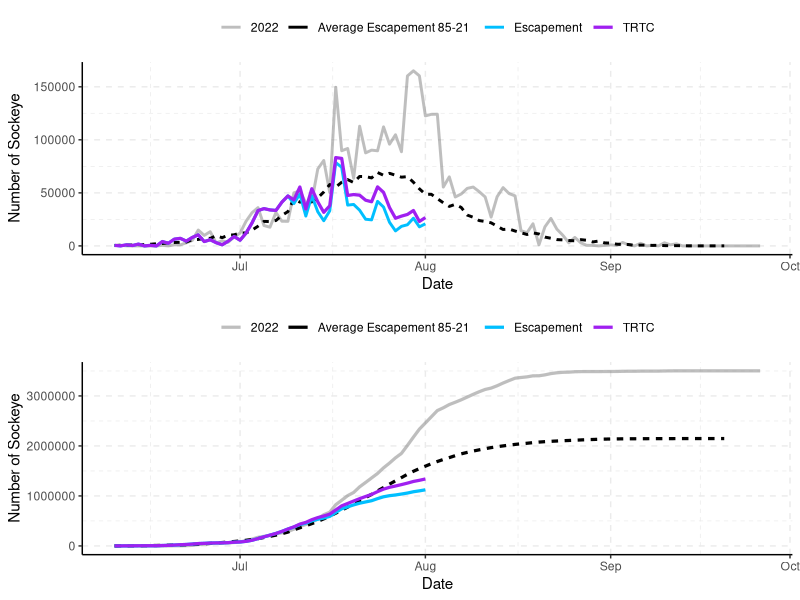
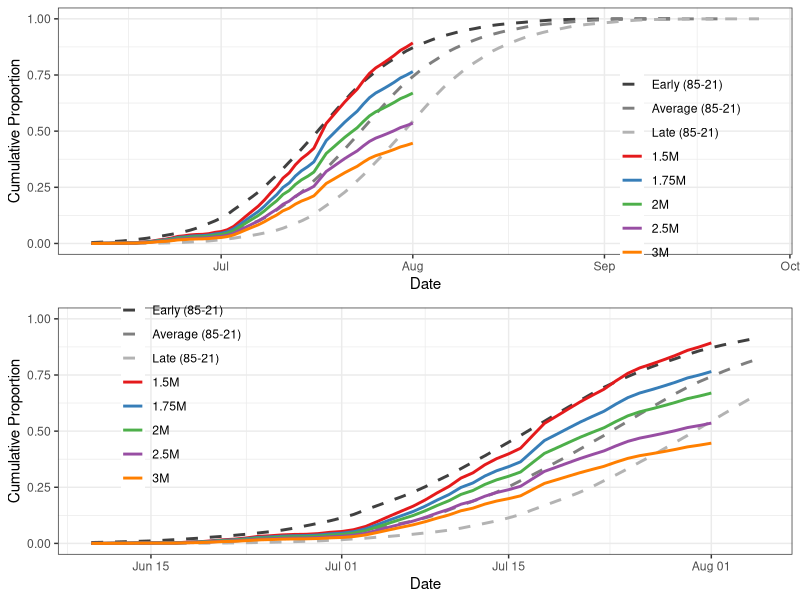
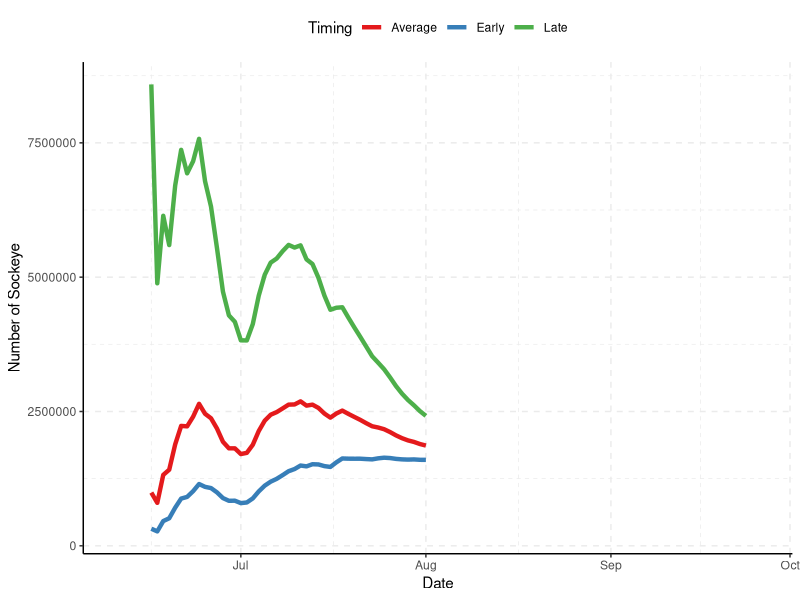
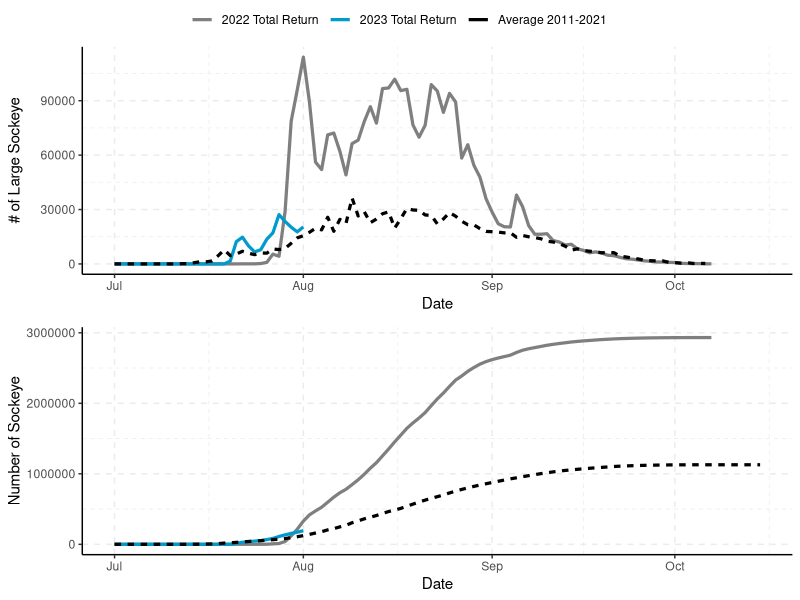
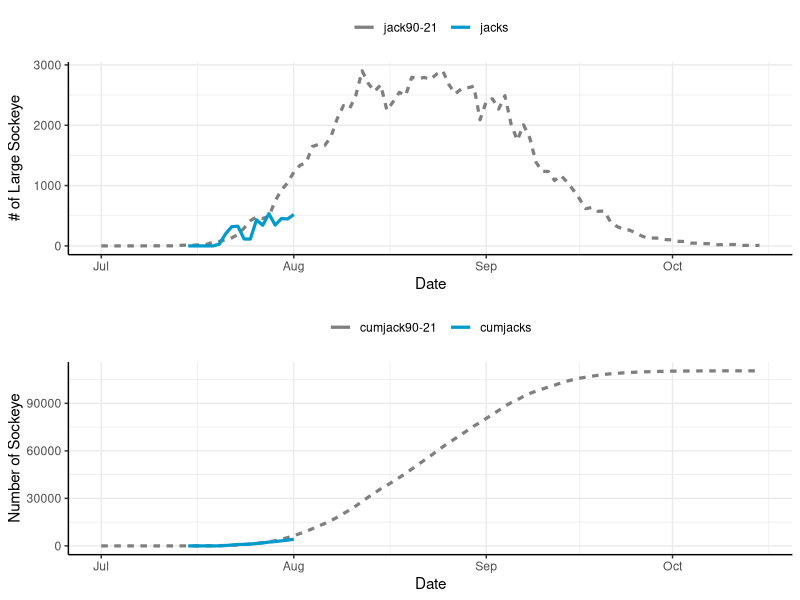
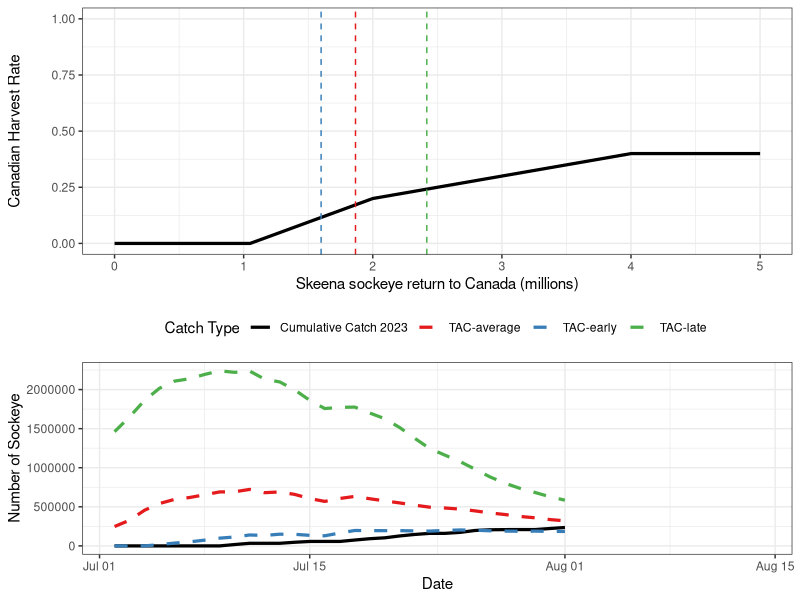
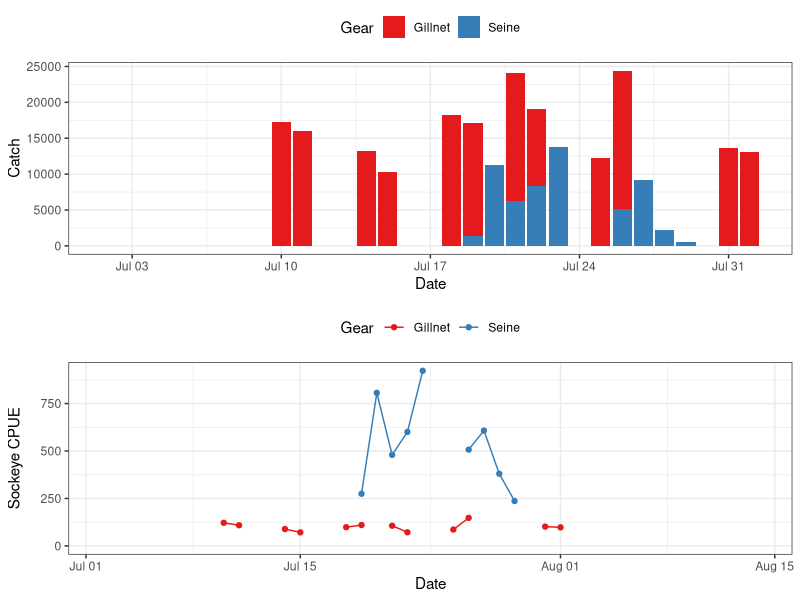
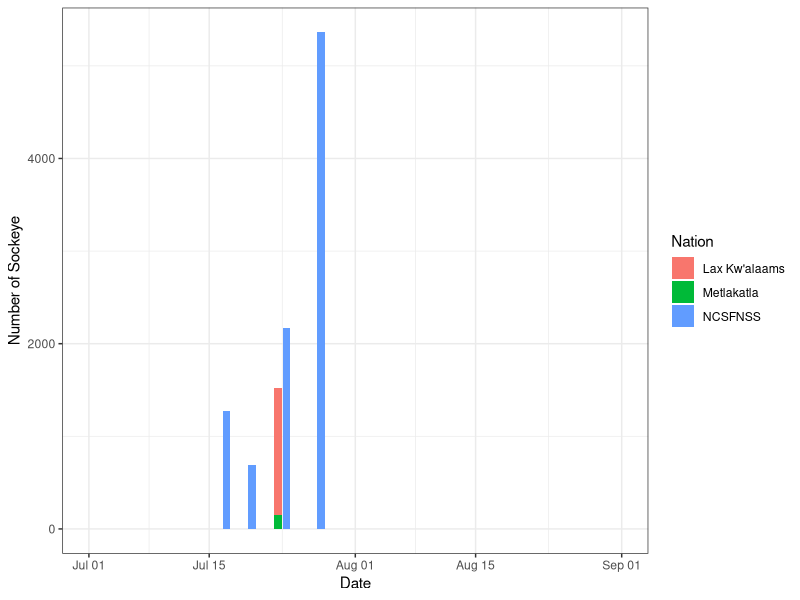

Generate these figures, in order, with R:
## ---- chunk 1
knitr::opts_chunk$set(warning = FALSE, message = FALSE,echo=FALSE) 

## ---- chunk 2
library(tidyverse)
library(data.table)
library(readxl)
library(knitr)
library(ggpubr)
library(kableExtra)

options(scipen=10000)
## ---- chunk 3
data<-read_excel("data/tyee and catch and fence in-season updates 2023.xlsx",sheet="Tyee")
data$Date<-as.Date(data$Date)
## ---- chunk 4
tyee.day<-as.Date("2023-08-01")
tyee.date<-"August 1"
fence.day<-as.Date("2023-08-01")
fence.date<-"August 1"
## ---- chunk 5
i<-match(tyee.day,data$Date)

average<-data$average[i]

e<-data$cumtyee[i]
t<-data$cumtrtc[i]
c<-data$cumcatch[i]

avgper<-round(data$Runtiming[i],3)*100
earlyper<-round(data$Runtiming[i+7],3)*100
lateper<-round(data$Runtiming[i-7],3)*100

#stat2<-data.frame(`Cumulative to Date`=c("Escapement Past Tyee","TRTC (Escapement+Catch)","Catch (preliminary"),`Number of Sockeye`=c(e,t,c))
#kable(stat2,caption=paste0("Cumulative escapement, TRTC, and catch to ",todate,"."))

stat3<-data.frame(`Cumulative to Date`=c("Escapement Past Tyee","TRTC (Escapement+Catch)","Catch (preliminary)"),`Number of Sockeye`=c(e,t,c),
                  `Run Timing`=c("Average","One week early","One week late"),`Percent Through`=c(avgper,earlyper,lateper))

kable(stat3,caption=paste0("Cumulative escapement, TRTC, and catch to ",tyee.date,"."))

## ---- chunk 6
escandtrtcdaily<-data%>%select(Date,Escapement=esctyee,TRTC=dailytrtc,`Average Escapement 85-21`=`ave85-21`,"2022"=esc22)%>%
  pivot_longer(2:5,values_to="Number of Sockeye",names_to="Type")%>%
  mutate(lt=case_when(Type=="Escapement"|Type=="TRTC"~"2023",
                      Type=="Average Escapement 85-21"~"Average",
                      Type=="2022"~"2023"))

t1<-ggplot(escandtrtcdaily,aes(x=Date,y=`Number of Sockeye`,color=Type,linetype=lt,size=Type,alpha=Type))+
  geom_line()+
  scale_size_manual(values=c(1,1,1,1.1))+
  scale_alpha_manual(values=c(.5,1,1,1))+
  scale_color_manual(values=c("grey50","black","deepskyblue1","purple"))+
  theme_classic()+
  grids(linetype = "dashed")+
  theme(legend.title = element_blank(),legend.position = "top")+
  guides(linetype="none")

escandtrtccum<-data%>%select(Date,Escapement=cumtyee,TRTC=cumtrtc,`Average Escapement 85-21`=`cum85-21`,"2022"=cum22)%>%
  pivot_longer(2:5,values_to="Number of Sockeye",names_to="Type")%>%
  mutate(lt=case_when(Type=="Escapement"|Type=="TRTC"~"2023",
                      Type=="Average Escapement 85-21"~"Average",
                      Type=="2022"~"2023"))

t2<-ggplot(escandtrtccum,aes(x=Date,y=`Number of Sockeye`,color=Type,linetype=lt,alpha=Type))+
  geom_line(size=1.1)+
  scale_size_manual(values=c(1,1,1,1.1))+
  scale_alpha_manual(values=c(.5,1,1,1))+
  scale_color_manual(values=c("grey50","black","deepskyblue1","purple"))+
  theme_classic()+
  grids(linetype = "dashed")+
  theme(legend.title = element_blank(),legend.position = "top")+
  guides(linetype="none")
## ---- chunk 7

ggarrange(t1,t2,align="v",ncol=1)

## ---- chunk 8
i<-match(tyee.day,data$Date)

early<-data$early[i]
average<-data$average[i]
late<-data$late[i]

pcum<-data%>%select(Date,cumtrtc,"Average (85-21)"=`pcum85-21`)%>%
  mutate(`1.5M`=cumtrtc/1500000,
         `1.75M`=cumtrtc/1750000,
         `2M`=cumtrtc/2000000,
         `2.5M`=cumtrtc/2500000,
         `3M`=cumtrtc/3000000,
         "Early (85-21)"=lead(`Average (85-21)`,7),
         "Late (85-21)"=lag(`Average (85-21)`,7))%>%
  select(-cumtrtc)%>%
  pivot_longer(2:9,names_to="Type",values_to="cp")%>%
  mutate(Type=factor(Type,levels=c("Early (85-21)","Average (85-21)", "Late (85-21)"
                                   ,"1.5M","1.75M","2M","2.5M","3M")))

cols<-RColorBrewer::brewer.pal(5, "Set1")

g1<-ggplot(pcum,aes(x=Date,y=cp,color=Type,linetype=Type))+
  geom_line(size=1)+
  scale_colour_manual(values=c("grey25","grey50","grey70",cols))+
  scale_linetype_manual(values=c("dashed","dashed","dashed","solid","solid","solid","solid","solid"))+
  theme_bw()+
  labs(y="Cumulative Proportion")+
  theme(legend.title=element_blank(),legend.position=c(.85,.35),legend.background = element_blank())

g2<-ggplot(pcum,aes(x=Date,y=cp,color=Type,linetype=Type))+
  geom_line(size=1)+
  scale_colour_manual(values=c("grey25","grey50","grey70",cols))+
  scale_linetype_manual(values=c("dashed","dashed","dashed","solid","solid","solid","solid","solid"))+
  theme_bw()+
  labs(y="Cumulative Proportion")+
  theme(legend.title=element_blank(),legend.position=c(.17,.65),legend.background = element_blank())+
  ylim(0,1)+
  xlim(as.Date("2023-06-10"),as.Date("2023-08-05"))

ggarrange(g1,g2,align="v",ncol=1)

## ---- chunk 9

i<-match(tyee.day,data$Date)

early<-round(data$early[i],0)
average<-round(data$average[i],0)
late<-round(data$late[i],0)

stat1<-data.frame(`Run-Timing`=c("Early","Average","Late"),`Forecasted Final Run Size`=c(early,average,late))

kable(stat1,caption="Forecasted sockeye final TRTC based on early, average and late run-timing.")

## ---- chunk 10
tyeemodel<-data%>%select(Date,Early=early,Average=average,Late=late)%>%
  pivot_longer(2:4,values_to="Number of Sockeye",names_to="Timing")

ggplot(tyeemodel,aes(x=Date,y=`Number of Sockeye`,color=Timing))+
  geom_line(size=1.5)+
  scale_color_brewer(palette="Set1")+
  theme_classic()+
  grids(linetype = "dashed")+
  theme(legend.position = "top")
## ---- chunk 11
fence<-read_excel("data/tyee and catch and fence in-season updates 2023.xlsx",sheet="Babine")
fence$Date<-as.Date(fence$Date)
## ---- chunk 12
i<-match(fence.day,fence$Date)

totalrun<-fence$cumrun[i]
cumjacks<-fence$cumjacks[i]

stat2<-data.frame(`Babine Fence`=c("Large Sockeye","Jacks"),`Total Run`=c(totalrun,cumjacks))

kable(stat2,caption=paste0("Cumulative large sockeye and jacks to Babine River fence to ",fence.date,".")) %>% kable_styling(latex_options = "HOLD_position")

## ---- chunk 13
  
fencedaily<-fence%>%select(Date,`2023 Total Return`=totalrun,`2022 Total Return`=dailyTR.2022,`Average 2011-2021`=`avg11-21`)%>%
  pivot_longer(2:4,values_to="Number of Sockeye",names_to="Type")%>%
  mutate(lt=case_when(Type=="2022 Total Return"|Type=="2023 Total Return"~"Annual",
                      Type=="Average 2011-2021"~"Average"))

b1<-ggplot(fencedaily,aes(x=Date,y=`Number of Sockeye`,color=Type,linetype=lt))+
  geom_line(size=1.1)+
  scale_color_manual(values=c("grey50","deepskyblue3","black"))+
  theme_classic()+
  grids(linetype = "dashed")+
  theme(legend.title = element_blank(),legend.position = "top")+
  guides(linetype="none")+
  labs(y="# of Large Sockeye")

fencecum<-fence%>%select(Date,`2023 Total Return`=cumrun,`Average 2011-2021`=`cumavg11-21`,`2022 Total Return`=cumTR.2022)%>%
  pivot_longer(2:4,values_to="Number of Sockeye",names_to="Type")%>%
  mutate(lt=case_when(Type=="2022 Total Return"|Type=="2023 Total Return"~"Annual",
                      Type=="Average 2011-2021"~"Average"))

b2<-ggplot(fencecum,aes(x=Date,y=`Number of Sockeye`,color=Type,linetype=lt))+
  geom_line(size=1.1)+
  scale_color_manual(values=c("grey50","deepskyblue3","black"))+
  theme_classic()+
  grids(linetype = "dashed")+
  theme(legend.title = element_blank(),legend.position = "top")+
  guides(linetype="none")

## ---- chunk 14

ggarrange(b1,b2,ncol=1,align="v",common.legend = TRUE)

## ---- chunk 15
fencejacks<-fence%>%select(Date,jacks=dailytotaljacks,`jack90-21`)%>%
  pivot_longer(2:3,values_to="Number of Sockeye",names_to="Type")%>%
  mutate(lt=case_when(Type=="jacks"~"Annual",
                      Type=="jack90-21"~"Average"))

j1<-ggplot(fencejacks,aes(x=Date,y=`Number of Sockeye`,color=Type,linetype=lt))+
  geom_line(size=1.1)+
  scale_color_manual(values=c("grey50","deepskyblue3","black"))+
  theme_classic()+grids()+
  theme(legend.title = element_blank(),legend.position = "top")+
  guides(linetype="none")+
  labs(y="# of Large Sockeye")

jackscum<-fence%>%select(Date,cumjacks,`cumjack90-21`)%>%
  pivot_longer(2:3,values_to="Number of Sockeye",names_to="Type")%>%
  mutate(lt=case_when(Type=="cumjacks"~"Annual",
                      Type=="cumjack90-21"~"Average"))

j2<-ggplot(jackscum,aes(x=Date,y=`Number of Sockeye`,color=Type,linetype=lt))+
  geom_line(size=1.1)+
  scale_color_manual(values=c("grey50","deepskyblue3","black"))+
  theme_classic()+grids()+
  theme(legend.title = element_blank(),legend.position = "top")+
  guides(linetype="none")

## ---- chunk 16

ggarrange(j1,j2,align="v",ncol=1)

## ---- chunk 17

hcr<-data.frame(TRTC=c(0,1050000,2000000,4000000,5000000),
                HR=c(0,0,.2,.4,.4))

p1<-ggplot(hcr,aes(x=TRTC/10^6,y=HR))+
  geom_line(size=1.1)+
  geom_vline(xintercept=average/10^6,linetype="dashed",col="#E41A1C")+
  geom_vline(xintercept=late/10^6,linetype="dashed",col="#4DAF4A")+
  geom_vline(xintercept=early/10^6,linetype="dashed",col="#377EB8")+
  theme_bw()+
  ylim(0,1)+
  labs(y="Canadian Harvest Rate",x="Skeena sockeye return to Canada (millions)")

data<-data%>%rowwise()%>%mutate("TAC-average"=case_when(average<1050000~0,
                          average>=1050000&average<2000000~((average-1050000)/(2000000-1050000)*(.2-.0)+0)*average,
                          average>=2000000&average<4000000~((average-2000000)/(4000000-2000000)*(.4-.2)+.2)*average,
                          average>=4000000~.4*average),
                          "TAC-late"=case_when(late<1050000~0,
                          late>=1050000&late<2000000~((late-1050000)/(2000000-1050000)*(.2-.0)+0)*late,
                          late>=2000000&late<4000000~((late-2000000)/(4000000-2000000)*(.4-.2)+.2)*late,
                          late>=4000000~.4*late),
                          "TAC-early"=case_when(early<1050000~0,
                          early>=1050000&early<2000000~((early-1050000)/(2000000-1050000)*(.2-.0)+0)*early,
                          early>=2000000&early<4000000~((early-2000000)/(4000000-2000000)*(.4-.2)+.2)*early,
                          early>=4000000~.4*early))

ggcatch<-data%>%select(Date,`Cumulative Catch 2023`=cumcatch,
                       `TAC-average`,`TAC-early`,`TAC-late`)%>%
  pivot_longer(2:5,names_to="Catch Type",values_to="Catch")%>%
  filter(Date>"2023-07-01"&Date<"2023-08-15")


p2<-ggplot(ggcatch,aes(x=Date,y=Catch,color=`Catch Type`,size=`Catch Type`,linetype=`Catch Type`))+
  geom_line(size=1.1)+
  scale_color_manual(values=c("black","#E41A1C","#377EB8","#4DAF4A"))+
  scale_size_manual(values=c(2,1,1,1))+
  scale_linetype_manual(values=c("solid","dashed","dashed","dashed"))+
  theme_bw()+
  labs(y="Number of Sockeye")+
  theme(legend.position="top")

catch<-data%>%select(Date,Gillnet=gncatch,Seine=sncatch)%>%
  pivot_longer(2:3,names_to="Gear",values_to="Catch")%>%
    filter(Date>"2023-07-01"&Date<"2023-08-15")

p3<-ggplot(catch,aes(x=Date,y=Catch,fill=Gear))+
  geom_col()+
  scale_fill_brewer(palette="Set1")+
  theme_bw()+
  theme(legend.position="top")

cpue<-data%>%select(Date,gncatch,sncatch,gneffort,sneffort)%>%
  mutate(Gillnet=gncatch/gneffort,Seine=sncatch/sneffort)%>%
  select(Date,Gillnet,Seine)%>%
  pivot_longer(2:3,names_to="Gear",values_to="CPUE")%>%
  filter(Date>"2023-07-01"&Date<"2023-08-15")

p4<-ggplot(cpue,aes(x=Date,y=CPUE,color=Gear))+
  geom_line()+geom_point()+
  scale_color_brewer(palette="Set1")+
  theme_bw()+
  theme(legend.position = "top")+
  labs(y="Sockeye CPUE")+
  expand_limits(y=0)

## ---- chunk 18

ggarrange(p1,p2,ncol=1,align="v")

## ---- chunk 19
ggarrange(p3,p4,ncol=1,align="v")
## ---- chunk 20

demo.data<-read_excel("data/tyee and catch and fence in-season updates 2023.xlsx",sheet="demo catches")
demo.data$date<-as.Date(demo.data$date)

demo.totals<-demo.data%>%group_by(Nation=nation)%>%summarise("Total Demo Sockeye Catch"=sum(pieces))

total.demo.catch=sum(demo.totals$`Total Demo Sockeye Catch`)

total.row<-tibble(Nation="Total","Total Demo Sockeye Catch"=total.demo.catch)

demo.table<-rbind(demo.totals,total.row)

kable(demo.table,caption="Total Area 4 First Nations demo catches of sockeye.")%>%
  row_spec(3,hline_after=T) %>% kable_styling(latex_options = "HOLD_position")

ggplot(demo.data,aes(x=date,y=pieces,fill=nation))+
  geom_col()+
  labs(y="Number of Sockeye",x="Date",fill="Nation")+
  theme_bw()+
  xlim(c(as.Date("2023-07-01"),as.Date("2023-09-01")))




## ---- chunk 21
othercatch<-read_excel("data/tyee and catch and fence in-season updates 2023.xlsx",sheet="gncatch")

#oc2<-othercatch%>%pivot_longer(4:10,names_to="Species",values_to="Catch")%>%
#  mutate(cpue=Catch/effort)%>%
#  filter(Date>as.Date("2023-07-05")&Date<as.Date("2023-08-10"))%>%
#  mutate(type=ifelse(Species%in%c("Chinook (Released)","Chum (Released)","Steelhead (Released)","Coho (Released)"),"Released","Kept"))%>%
#  mutate(sp=case_when(Species=="Chinook (Released)"~"Chinook",
#                      Species=="Coho (Released)"~"Coho",
#                      Species=="Pink (Kept)"~"Pink Kept",
#                      Species=="Pink (Released)"~"Pink Rel",
#                      Species=="Chum (Released)"~"Chum",
#                      Species=="Steelhead (Released)"~"Steelhead",
#                      Species=="Sockeye (Kept)"~"Sockeye"))

oc2<-othercatch%>%pivot_longer(4:10,names_to="Species",values_to="Catch")%>%
  mutate(cpue=Catch/effort)%>%
  filter(Date>as.Date("2023-07-05")&Date<as.Date("2023-08-10"))%>%
  mutate(type=ifelse(Species%in%c("Chinook (Released)","Chum (Released)","Steelhead (Released)","Coho (Released)"),"Released","Kept"))%>%
  mutate(sp=case_when(Species=="Chinook (Released)"~"Chinook",
                      Species=="Coho (Released)"~"Coho",
                      Species=="Pink (Kept)"~"Pink",
                      Species=="Pink (Released)"~"Pink",
                      Species=="Chum (Released)"~"Chum",
                      Species=="Steelhead (Released)"~"Steelhead",
                      Species=="Sockeye (Kept)"~"Sockeye"),
         dis=case_when(Species=="Chinook (Released)"~"Released",
                      Species=="Coho (Released)"~"Released",
                      Species=="Pink (Kept)"~"Kept",
                      Species=="Pink (Released)"~"Released",
                      Species=="Chum (Released)"~"Released",
                      Species=="Steelhead (Released)"~"Released",
                      Species=="Sockeye (Kept)"~"Kept"))

#ggplot(oc2,aes(x=Date,y=Catch,color=gear))+
#  geom_line()+geom_point()+
#  theme_classic()+
#  grids()+
#  facet_wrap(~Species,ncol=2,scales="free_y")+
#  theme(legend.position="top")+
#  expand_limits(y=0)

ggplot(oc2,aes(x=Date,y=Catch,color=gear))+
  geom_line()+geom_point()+
  theme_bw()+
  grids()+
  #facet_wrap(~Species,ncol=2,scales="free_y")+
  facet_grid(sp~dis,scales="free_y")+
  theme(legend.position="top")+
  expand_limits(y=0)

## ---- chunk 22
gncpue<-oc2%>%filter(gear=="gillnet")

ggplot(gncpue,aes(x=Date,y=cpue))+
  geom_line()+geom_point()+
  theme_bw()+
  grids()+
  #facet_wrap(~Species,ncol=2,scales="free_y")+
  facet_grid(sp~dis,scales="free_y")+
  theme(legend.position="top")
## ---- chunk 23
sncpue<-oc2%>%filter(gear=="seine")

ggplot(sncpue,aes(x=Date,y=cpue))+
  geom_line()+geom_point()+
  theme_bw()+
  grids()+
  #facet_wrap(~Species,ncol=2,scales="free_y")+
  facet_grid(sp~dis,scales="free_y")+
  theme(legend.position="top")
## ---- chunk 24

oc.total<-oc2%>%group_by(gear,Species=sp,dis)%>%summarise(total=sum(Catch,na.rm=TRUE))

oc.table<-oc.total%>%pivot_wider(names_from=c("gear","dis"),values_from="total")%>%replace(is.na(.),0)

kable(oc.table,caption=paste0("Total catch of coho, chum, chinook, pink and steelhead in the commercial gillent and seine fisheries to ",tyee.date,"."))

ggplot(oc.total,aes(x=Species,y=total,fill=gear))+
  geom_col()+
  scale_color_brewer(palette="Set1")+
  #geom_text(aes(label=total),vjust=-.3,color="black")+
  facet_wrap(~dis,ncol=1,scales="free_y")+
  theme_bw()+
  labs(y="Total Catch",x="Species")+
  scale_y_continuous(expand=c(.1,0))+
  theme(strip.background = element_blank())

## ---- chunk 25

rt<-read_excel("data/rt karl.xlsx",sheet="Sheet1")

n=10000

rtm<-data.frame()

for (i in 1:nrow(rt)){
  u<-rt$MeanJulian[i]
  sd<-rt$SD[i]
  
  g<-data.frame(stock=rt$Stock[i],dev=rnorm(n,rt$MeanJulian[i],rt$SD[i]))
  rtm<-rbind(rtm,g)
  
}

#as.numeric(format(as.Date("2022-08-07"), "%j"))

days<-format(seq(as.Date("2022-06-01"),as.Date("2022-09-15"),10),"%b-%d")

rtm2<-rtm%>%filter(dev>=152&dev<=258)%>%group_by(stock)%>%mutate(u=mean(dev))

## ---- chunk 26

ggplot(rtm2,aes(x=dev,y=reorder(stock,dev,FUN=median),fill=stock))+
  geom_boxplot()+
  theme_classic()+grids()+
  scale_y_discrete(limits=rev)+
  guides(fill="none")+
  labs(y="Stock",x="Date",title="Stock run-timing at Tyee based on 2000-2014 GSI",subtitle="NBRR data provided by Karl English July 2022")+
 scale_x_continuous(breaks=seq(152,258,10),labels=days)+
  theme(axis.text.x = element_text(angle=90))

## ---- chunk 27
ggplot(rtm2,aes(x=dev))+
  geom_histogram(aes(fill=stock),binwidth = 5,alpha=.3)+
  facet_grid(reorder(stock,dev,FUN=median)~.,scales="free_y",switch="y")+
  theme_classic()+grids()+
  theme(strip.text.y.left = element_text(angle=0,size=8),
        strip.placement="outside",
        axis.text.y=element_blank(),
        axis.ticks.y=element_blank(),
        strip.background = element_blank(),
        axis.text.x = element_text(angle=90))+
  labs(y="Stock",x="Date",title="Stock run-timing at Tyee based on 2000-2014 GSI",subtitle="NBRR data provided by Karl English July 2022")+
  geom_vline(aes(xintercept=u,color=stock), size=1,alpha=.5)+
  scale_x_continuous(breaks=seq(152,258,10),labels=days)+
  guides(fill="none",color="none")+
  annotate("rect", xmin = 196, xmax = 219, ymin = 0, ymax = Inf,alpha = .2)
  
## ---- chunk 28
ggplot(rtm2,aes(x=dev),color=stock)+
  geom_density(aes(fill=stock),alpha=.3)+
  #scale_fill_brewer(palette="Set1")+
  facet_wrap(~reorder(stock,dev,FUN=median),scales="free_y",ncol=1,strip.position="left")+
  theme_classic()+grids()+
   theme(strip.text.y.left = element_text(angle=0,size=8),
        strip.placement="outside",
        axis.text.y=element_blank(),
        axis.ticks.y=element_blank(),
        axis.ticks.x=element_blank(),
        strip.background = element_blank(),
        axis.text.x = element_text(angle=90),
        plot.caption.position="plot",
        plot.caption=element_text(hjust=.5))+
  geom_vline(aes(xintercept=u,color=stock), size=1,alpha=.5)+
  labs(y="Stock",x="Date",caption="Stock run-timing at Tyee based on average run-timing (2000-2014) plus 3 weeks.\nVertical lines show the mean for each stock, with the 2022 harvest window\nshown by the grey shaded box.\nData from Karl English from NBRR update provided July 2022.")+
  scale_x_continuous(breaks=seq(152,258,10),labels=days)+
  guides(fill="none",color="none")+
   annotate("rect", xmin = 196, xmax = 219, ymin = 0, ymax = Inf,alpha = .2)

#ggsave("Tyee stock run timing.png",dpi=600,height=8,width=7)
## ---- chunk 29
babrt<-rtm%>%filter(stock%in%c("Babine W Early","Babine W Middle","Babine W Late","Babine Pinkut","Babine Fulton"))%>%
  mutate(fencert=dev+21)

days<-format(seq(as.Date("2022-07-01"),as.Date("2022-10-07"),7),"%b-%d")
as.numeric(format(as.Date("2022-10-07"), "%j"))

babrt2<-babrt%>%filter(fencert>=182&fencert<=280)%>%group_by(stock)%>%mutate(med=mean(fencert))

babmed<-babrt%>%group_by(stock)%>%summarise(u=mean(fencert))

ggplot(babrt2,aes(x=fencert))+
  geom_density(aes(fill=stock),alpha=.3)+
  scale_fill_brewer(palette="Set1")+
  facet_wrap(~reorder(stock,dev,FUN=median),scales="free_y",ncol=1,strip.position="left")+
  theme_classic()+grids()+
  theme(strip.text.y.left = element_text(angle=0,size=8),
        strip.placement="outside",
        axis.text.y=element_blank(),
        axis.ticks.y=element_blank(),
        axis.ticks.x=element_blank(),
        strip.background = element_blank(),
        axis.text.x = element_text(angle=90),
        plot.caption.position="plot",
        plot.caption=element_text(hjust=0))+
  geom_vline(aes(xintercept =med,color=stock), size=1,alpha=.5)+
  scale_color_brewer(palette="Set1")+
  labs(y="Stock",x="Date",
  caption="Stock run-timing at Babine fence based on average Tyee run-timing (2000-2014) plus 3 weeks.\nData from Karl English from NBRR update provied July 2022.")+
  scale_x_continuous(breaks=seq(182,280,7),labels=days)+
  guides(fill="none",color="none")

#ggsave("Babine run timing for Donna.png",dpi=600,height=8,width=7)
